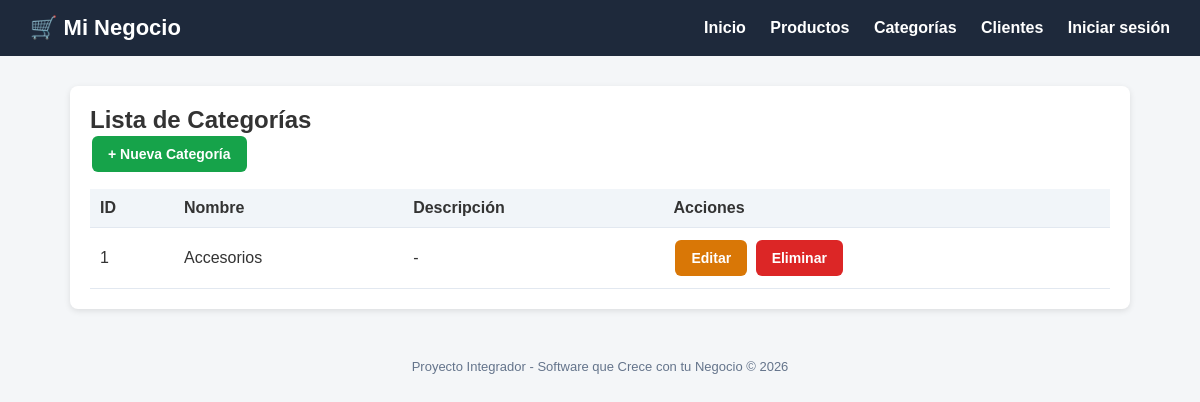
Page /categorias/ on the committed database.
### tienda/models.py (models this page shows, shortened)
class Categoria(models.Model):
    nombre = models.CharField(max_length=100)
    descripcion = models.TextField(blank=True, null=True)
    class Meta:
        verbose_name = "Categoria"
        verbose_name_plural = "Categorías"

### tienda/views.py (the view)
# urls.py: path('categorias/', views.lista_categorias, name='lista_categorias'),
def lista_categorias(request):
    categorias = Categoria.objects.all()
    return render(request, 'tienda/categorias/lista.html', {'categorias': categorias})

### tienda/templates/tienda/categorias/lista.html (shortened to what this page needs)
{% extends 'base.html' %}
{% block content %}
<div class="card">
    <h2>Lista de Categorías</h2>
    <a href="{% url 'crear_categoria' %}" class="btn btn-success">+ Nueva Categoría</a>
    <table>
        <thead>
            <tr><th>ID</th><th>Nombre</th><th>Descripción</th><th>Acciones</th></tr>
        </thead>
        <tbody>
            {% for categoria in categorias %}
            <tr>
                <td>{{ categoria.id }}</td>
                <td>{{ categoria.nombre }}</td>
                <td>{{ categoria.descripcion|default:"-" }}</td>
                <td>
                    <a href="{% url 'editar_categoria' categoria.pk %}" class="btn btn-warning">Editar</a>
                    <a href="{% url 'eliminar_categoria' categoria.pk %}" class="btn btn-danger">Eliminar</a>
                </td>
            </tr>
            {% empty %}
            <tr><td colspan="4">No hay categorías registradas.</td></tr>
            {% endfor %}
        </tbody>
    </table>
</div>
{% endblock %}

### templates/base.html (style rules this page uses)
* { margin: 0; padding: 0; box-sizing: border-box; }
body { font-family: Arial, sans-serif; background: #f4f6f8; color: #333; }
.card { background: #fff; border-radius: 8px; padding: 20px; box-shadow: 0 2px 6px rgba(0,0,0,0.1); margin-bottom: 20px; }
.btn { display: inline-block; padding: 10px 16px; border-radius: 6px; text-decoration: none; color: #fff; font-weight: bold; border: none; cursor: pointer; font-size: 14px; margin: 2px; }
.btn-success { background: #16a34a; }
.btn-danger { background: #dc2626; }
.btn-warning { background: #d97706; }
table { width: 100%; border-collapse: collapse; margin-top: 15px; }
th, td { padding: 10px; text-align: left; border-bottom: 1px solid #e2e8f0; }
th { background: #f1f5f9; }

### rows in the picture
Categoria: id "1", nombre "Accesorios", descripcion "-"
